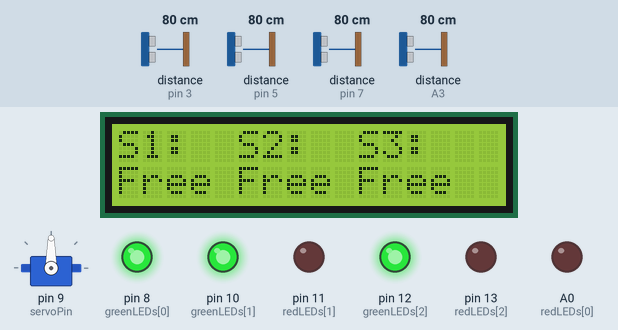
This sketch was run on a simulated Arduino Uno, built with avr-gcc and run on an emulated ATmega328P. On the bench: 16×2 character LCD, servo, output pins drawn as LEDs (lit = HIGH). Wiring (inferred from the names in the program): 4 × ultrasonic range finder: trigger pin 2, echo pin 3 / trigger pin 4, echo pin 5 / trigger pin 6, echo pin 7 / trigger A2, echo A3. The test bench sets the inputs (shaded band); at power-on: distance to the obstacle (sensors on pin 3, pin 5, pin 7, A3) 80 cm. The echo pulse lasts 58.3 µs per cm; pins used as bus, display or sensor lines are not drawn; what the sketch prints to the serial monitor is not drawn.

Above: at 3.2 s.
3.3 s: distance to the obstacle (sensor on pin 3) set to 17 cm
6.4 s: distance to the obstacle (sensor on pin 3) set to 14 cm
At 6.8 s:
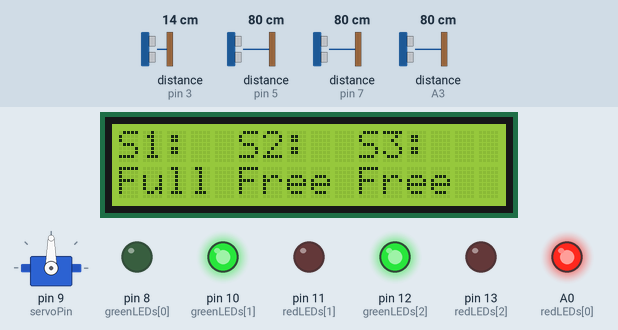
9.1 s: distance to the obstacle (sensor on pin 5) set to 17 cm
10.6 s: distance to the obstacle (sensor on pin 5) set to 13 cm
At 11.3 s:
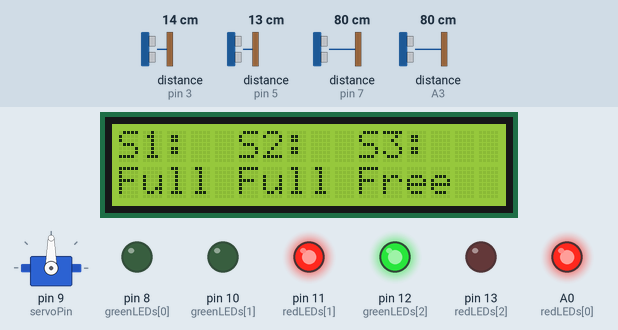
13.5 s: distance to the obstacle (sensor on pin 7) set to 17 cm
15.0 s: distance to the obstacle (sensor on pin 7) set to 13 cm
At 15.7 s:
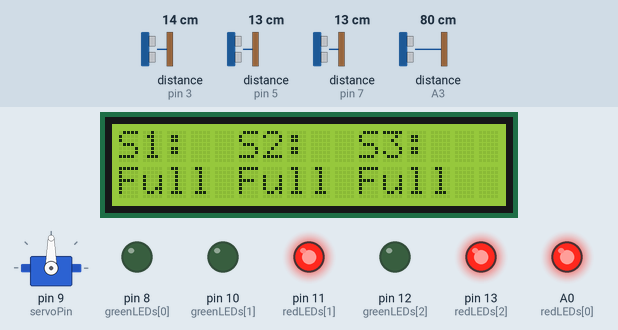
Timing chart, 0 to 18.0 s (numbered marks = the images above; inputs shaded):
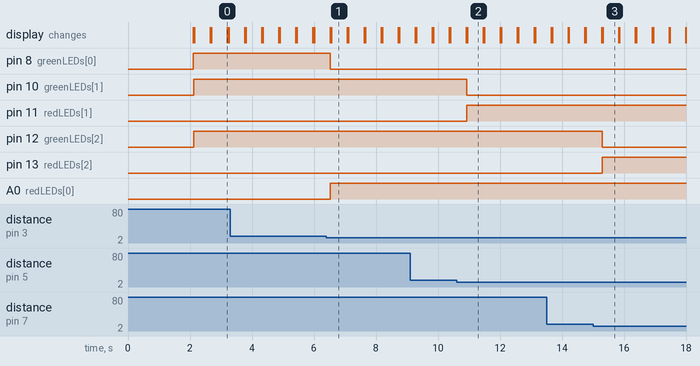

Measured:
- the behaviour switches between 16 and 15 cm on distance to the obstacle (sensor on pin 3) (found by bisection; images 0 and 1)
- the behaviour switches between 16 and 15 cm on distance to the obstacle (sensor on pin 5) (found by bisection; images 1 and 2)
- the behaviour switches between 16 and 15 cm on distance to the obstacle (sensor on pin 7) (found by bisection; images 2 and 3)
- after the input at 6.4 s, pin 8 (greenLEDs[0]): HIGH → LOW after 0.12 s; A0 (redLEDs[0]): LOW → HIGH after 0.12 s; the display: first differs from a run without the input after 0.15 s (image 1)
- after the input at 10.6 s, pin 10 (greenLEDs[1]): HIGH → LOW after 0.32 s; pin 11 (redLEDs[1]): LOW → HIGH after 0.32 s; the display: first differs from a run without the input after 0.35 s (image 2)
- after the input at 15.0 s, pin 12 (greenLEDs[2]): HIGH → LOW after 0.30 s; pin 13 (redLEDs[2]): LOW → HIGH after 0.30 s; the display: first differs from a run without the input after 0.31 s (image 3)
- what the display in image 0 shows lasts 0.5 s, from 2.7 s to 3.2 s

The sketch:

smart_parking.ino
```cpp
#include <Servo.h>
#include <Wire.h>
#include <LiquidCrystal_I2C.h>

// Gate Ultrasonic sensor pins
const int trigPin = A2;
const int echoPin = A3;

// Parking slot sensor pins
const int trigPins[3] = {2, 4, 6};
const int echoPins[3] = {3, 5, 7};

// LED pins
const int greenLEDs[3] = {8, 10, 12};
const int redLEDs[3] = {A0, 11, 13};

// Servo motor pin
const int servoPin = 9;

// LCD setup: address 0x27, 16 columns, 2 rows
LiquidCrystal_I2C lcd(0x27, 16, 2);

// Servo parameters
const int closedAngle = 90;
const int openAngle = 0;

// Detection thresholds
const int detectionDistance = 30;     // cm for gate
const int slotDetectionDistance = 15; // cm for parking slot detection

Servo gateServo;

void setup() {
  lcd.init();
  lcd.backlight();
  lcd.clear();
  lcd.setCursor(0, 0);
  lcd.print("Parking System");

  // Setup gate ultrasonic
  pinMode(trigPin, OUTPUT);
  pinMode(echoPin, INPUT);

  // Setup parking ultrasonic
  for (int i = 0; i < 3; i++) {
    pinMode(trigPins[i], OUTPUT);
    pinMode(echoPins[i], INPUT);
  }

  // Setup LEDs
  for (int i = 0; i < 3; i++) {
    pinMode(greenLEDs[i], OUTPUT);
    pinMode(redLEDs[i], OUTPUT);
    digitalWrite(greenLEDs[i], LOW);
    digitalWrite(redLEDs[i], LOW);
  }

  gateServo.attach(servoPin);
  gateServo.write(closedAngle);

  Serial.begin(9600);
  delay(2000);
}

void loop() {
  bool allSlotsFull = true;

  lcd.clear();
  lcd.setCursor(0, 0);
  lcd.print("S1:  S2:  S3:");
  lcd.setCursor(0, 1);

  for (int i = 0; i < 3; i++) {
    long slotDistance = measureDistance(trigPins[i], echoPins[i]);
    Serial.print("Slot ");
    Serial.print(i + 1);
    Serial.print(": ");
    Serial.print(slotDistance);
    Serial.println(" cm");

    if (slotDistance < slotDetectionDistance && slotDistance > 0) {
      digitalWrite(greenLEDs[i], LOW);
      digitalWrite(redLEDs[i], HIGH);
      lcd.setCursor(i * 5, 1);
      lcd.print("Full ");
    } else {
      digitalWrite(greenLEDs[i], HIGH);
      digitalWrite(redLEDs[i], LOW);
      lcd.setCursor(i * 5, 1);
      lcd.print("Free ");
      allSlotsFull = false;
    }
  }

  // Gate sensor
  long gateDistance = measureDistance(trigPin, echoPin);
  Serial.print("Gate Distance: ");
  Serial.println(gateDistance);

  if (gateDistance > 0 && gateDistance < detectionDistance) {
    if (allSlotsFull) {
      Serial.println("Parking Full - Gate will not open");
      lcd.clear();
      lcd.setCursor(0, 0);
      lcd.print("Parking is FULL");
      lcd.setCursor(0, 1);
      lcd.print("Please Wait...");
      delay(2000);
    } else {
      Serial.println("Object detected - opening gate");
      openGate();

      // Wait in 30 second intervals as long as object remains
      while (true) {
        unsigned long waitStart = millis();
        while (millis() - waitStart < 10000) {
          delay(100); // Check every 100ms
        }

        long currentDistance = measureDistance(trigPin, echoPin);
        Serial.print("After 30s check: ");
        Serial.println(currentDistance);

        if (currentDistance > detectionDistance || currentDistance == -1) {
          break;
        } else {
          Serial.println("Still detected - extending gate open time");
        }
      }

      Serial.println("Closing gate");
      closeGate();
      delay(1000);
    }
  }

  delay(500);
}

// Generic distance measurement
long measureDistance(int trig, int echo) {
  digitalWrite(trig, LOW);
  delayMicroseconds(2);
  digitalWrite(trig, HIGH);
  delayMicroseconds(10);
  digitalWrite(trig, LOW);

  long duration = pulseIn(echo, HIGH, 30000); // 30ms timeout
  if (duration == 0) return -1; // No echo received

  return duration * 0.034 / 2;
}

void openGate() {
  gateServo.write(openAngle);
}

void closeGate() {
  gateServo.write(closedAngle);
}
```
